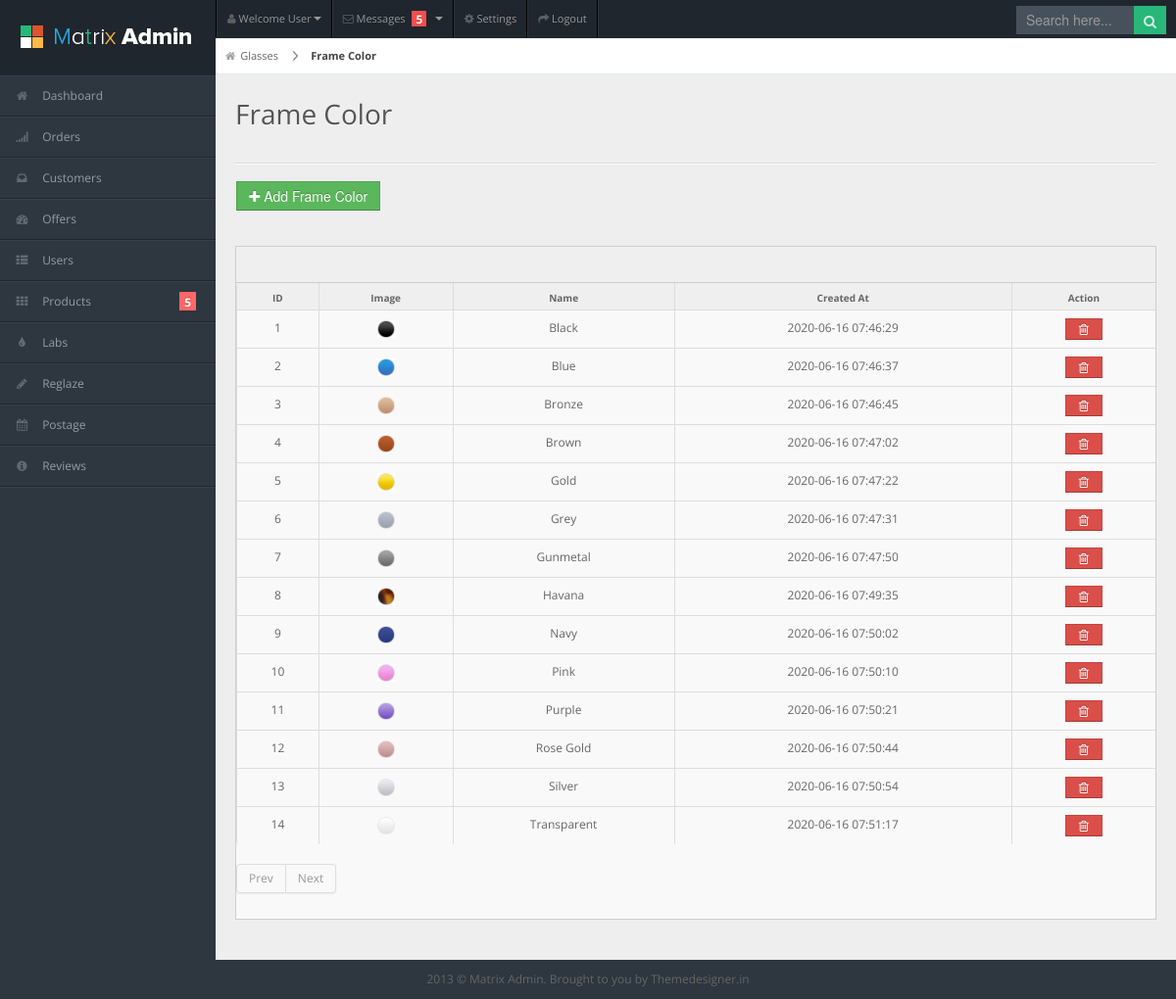
The page /admin/frame_color1.php on the database its author committed.
### tables this page shows
CREATE TABLE `frame_color` (
  `id` int(11) NOT NULL,
  `Product_id` int(24) DEFAULT NULL,
  `Frame_Color` varchar(225) DEFAULT NULL,
  `image_link` varchar(225) DEFAULT NULL,
  `Type` varchar(225) DEFAULT NULL,
  `active` int(11) DEFAULT NULL,
  `created_at` timestamp NOT NULL DEFAULT current_timestamp() ON UPDATE current_timestamp(),
  `updated_at` timestamp NOT NULL DEFAULT '0000-00-00 00:00:00'
);

### admin/frame_color1.php (the view, shortened to what this page needs)
<?php include('Connection2.php'); ?>
<!DOCTYPE html>
<html lang="en">
<head>
<link rel="stylesheet" href="css/bootstrap.min.css" />
<link rel="stylesheet" href="css/bootstrap-responsive.min.css" />
<link rel="stylesheet" href="css/uniform.css" />
<link rel="stylesheet" href="css/select2.css" />
<link rel="stylesheet" href="css/matrix-style.css" />
<link rel="stylesheet" href="css/matrix-media.css" />
<link href="font-awesome/css/font-awesome.css" rel="stylesheet" />
</head>
<body>
<div id="header">
  <h1><a href="dashboard.html">Matrix Admin</a></h1>
</div>
<div id="user-nav" class="navbar navbar-inverse">
  <ul class="nav">
    <li  class="dropdown" id="profile-messages" ><a title="" href="#" data-toggle="dropdown" data-target="#profile-messages" class="dropdown-toggle"><i class="icon icon-user"></i>  <span class="text">Welcome User</span><b class="caret"></b></a>
    </li>
    <li class="dropdown" id="menu-messages"><a href="#" data-toggle="dropdown" data-target="#menu-messages" class="dropdown-toggle"><i class="icon icon-envelope"></i> <span class="text">Messages</span> <span class="label label-important">5</span> <b class="caret"></b></a>
    </li>
    <li class=""><a title="" href="#"><i class="icon icon-cog"></i> <span class="text">Settings</span></a></li>
    <li class=""><a title="" href="login.html"><i class="icon icon-share-alt"></i> <span class="text">Logout</span></a></li>
  </ul>
</div>
<div id="search">
  <input type="text" placeholder="Search here..."/>
  <button type="submit" class="tip-bottom" title="Search"><i class="icon-search icon-white"></i></button>
</div>
<?php include 'dashboard_aside.php' ?>
<div id="content">
  <div id="content-header">
    <div id="breadcrumb"> <a href="glasses.php" title="Glasses" class="tip-bottom"><i class="icon-home"></i>Glasses</a> <a href="#" class="current">Frame Color</a> </div>
    <h1>Frame Color</h1>
  </div>
  <div class="container-fluid">
    <hr>
	  <div class="row-fluid">
		 <div class="span6">
			  <button onClick="window.location.href='glasses_category_add.php?type=frame_color'" class="btn btn-success add-sglasses-btn"><i class="icon-plus"></i> Add Frame Color</button><br><br>
		</div>
		  <div class="span6">
		</div>
	  </div>
    <div class="row-fluid">
      <div class="span12">
        <div class="widget-box">
          <div class="widget-title">
          </div>
          <div class="widget-content nopadding">
            <table class="table table-bordered table-striped">
              <thead>
                <tr>
				  <th>ID</th>
				  <th>Image</th>
                  <th>Name</th>
                  <th>Created At</th>
                  <th>Action</th>
                </tr>
              </thead>
              <tbody>
				 <?php
				if (isset($_GET['pageno'])) {
					$pageno = $_GET['pageno'];
				} else {
					$pageno = 1;
				}
				$no_of_records_per_page = 20;
				$offset = ($pageno-1) * $no_of_records_per_page;
				$total_pages_sql = "SELECT COUNT(*) FROM frame_color where active=0";
			$result = mysqli_query($conn,$total_pages_sql);
			$total_rows = mysqli_fetch_array($result)[0];
			$total_pages = ceil($total_rows / $no_of_records_per_page);
				if(isset($_GET['search'])) {
				$my_search = $_GET['search'];
				$fetch_query = mysqli_query($conn,"SELECT * FROM frame_color where Brands_Name='$my_search' OR Brands_Name LIKE '%$my_search%'  AND active=1");
				}
				else {
				$fetch_query = mysqli_query($conn,"SELECT * FROM frame_color where type='Glasses' AND active=1 LIMIT $offset, $no_of_records_per_page");
				}
				while($row=mysqli_fetch_array($fetch_query,MYSQLI_ASSOC)) {
					?>
                <tr class="odd gradeX">
				  <td style="text-align: center;"><?php echo $row['id']; ?></td>
				  <td style="text-align: center;"><img src="../images/Shop/glasses/<?php echo $row['image_link']; ?>" width="15%" height="15%" /></td>
				  <td style="text-align: center;"><?php echo $row['Frame_Color']; ?></td>
                  <td style="text-align: center;"><?php echo $row['created_at']; ?></td>
                  <td class="center">
					  <center>
					<button class="btn btn-mini btn-danger add-sglasses-action-btn" onclick="window.location.href='frame_color1.php?delete_glasses_frame_color_id=<?php echo $row['id']; ?>&image_name=<?php echo $row['image_link']; ?>'">&nbsp;&nbsp;<i class="icon-trash"></i> &nbsp;</button>
						  </center>
				  </td>
                </tr>
                <?php } ?>
              </tbody>
            </table>
			  <?php if(isset($_GET['search'])) {} else { ?>
			  <div class="pagination">
              <ul>
                <li class="<?php if($pageno <= 1){ echo 'disabled'; } ?>"><a href="<?php if($pageno <= 1){ echo '#'; } else { echo "?pageno=".($pageno - 1); } ?>" >Prev</a></li>
                <li class="<?php if($pageno >= $total_pages){ echo 'disabled'; } ?>"><a href="<?php if($pageno >= $total_pages){ echo '#'; } else { echo "?pageno=".($pageno + 1); } ?>">Next</a></li>
              </ul>
            </div>
			  <?php } ?>
          </div>
        </div>
      </div>
    </div>
  </div>
</div>
<div class="row-fluid">
  <div id="footer" class="span12"> 2013 &copy; Matrix Admin. Brought to you by <a href="http://themedesigner.in">Themedesigner.in</a> </div>
</div>
</body>
</html>

### admin/css/matrix-media.css (style rules this page uses)
body { background:#2E363F; }
#header { background-color: #1f262d; margin-top:10px; }
#search input[type=text], #search button { background-color: #28b779; }
#search input[type=text] { background-color: #47515b; color: #fff; }

### rows shown on the page
frame_color: id "1", image_link (picture), Frame_Color "Black", created_at "2020-06-16 07:46:29"
frame_color: id "2", image_link (picture), Frame_Color "Blue", created_at "2020-06-16 07:46:37"
frame_color: id "3", image_link (picture), Frame_Color "Bronze", created_at "2020-06-16 07:46:45"
frame_color: id "4", image_link (picture), Frame_Color "Brown", created_at "2020-06-16 07:47:02"
frame_color: id "5", image_link (picture), Frame_Color "Gold", created_at "2020-06-16 07:47:22"
frame_color: id "6", image_link (picture), Frame_Color "Grey", created_at "2020-06-16 07:47:31"
frame_color: id "7", image_link (picture), Frame_Color "Gunmetal", created_at "2020-06-16 07:47:50"
frame_color: id "8", image_link (picture), Frame_Color "Havana", created_at "2020-06-16 07:49:35"
frame_color: id "9", image_link (picture), Frame_Color "Navy", created_at "2020-06-16 07:50:02"
frame_color: id "10", image_link (picture), Frame_Color "Pink", created_at "2020-06-16 07:50:10"
frame_color: id "11", image_link (picture), Frame_Color "Purple", created_at "2020-06-16 07:50:21"
frame_color: id "12", image_link (picture), Frame_Color "Rose Gold", created_at "2020-06-16 07:50:44"
frame_color: id "13", image_link (picture), Frame_Color "Silver", created_at "2020-06-16 07:50:54"
frame_color: id "14", image_link (picture), Frame_Color "Transparent", created_at "2020-06-16 07:51:17"
